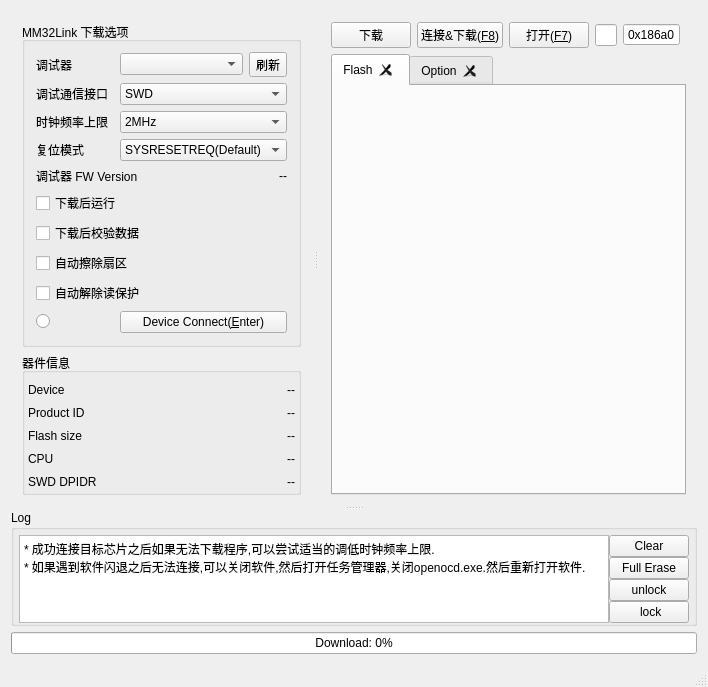
<?xml version="1.0" encoding="UTF-8"?>
<ui version="4.0">
 <class>Programmer</class>
 <widget class="QMainWindow" name="Programmer">
  <property name="geometry">
   <rect>
    <x>0</x>
    <y>0</y>
    <width>674</width>
    <height>637</height>
   </rect>
  </property>
  <property name="windowTitle">
   <string>DAPProgrammer</string>
  </property>
  <widget class="QWidget" name="centralWidget">
   <property name="styleSheet">
    <string notr="true"/>
   </property>
   <layout class="QGridLayout" name="gridLayout_6">
    <item row="0" column="0">
     <widget class="QSplitter" name="splitter_2">
      <property name="orientation">
       <enum>Qt::Vertical</enum>
      </property>
      <widget class="QSplitter" name="splitter">
       <property name="sizePolicy">
        <sizepolicy hsizetype="Expanding" vsizetype="Preferred">
         <horstretch>0</horstretch>
         <verstretch>0</verstretch>
        </sizepolicy>
       </property>
       <property name="orientation">
        <enum>Qt::Horizontal</enum>
       </property>
       <property name="handleWidth">
        <number>8</number>
       </property>
       <widget class="QWidget" name="layoutWidget">
        <layout class="QGridLayout" name="gridLayout_3" rowstretch="0,0" columnstretch="0">
         <item row="0" column="0">
          <widget class="QGroupBox" name="groupBox_2">
           <property name="sizePolicy">
            <sizepolicy hsizetype="Preferred" vsizetype="Preferred">
             <horstretch>1</horstretch>
             <verstretch>0</verstretch>
            </sizepolicy>
           </property>
           <property name="styleSheet">
            <string notr="true"/>
           </property>
           <property name="title">
            <string>MM32Link 下载选项</string>
           </property>
           <layout class="QGridLayout" name="gridLayout_2" rowstretch="0,0,0,0,0,0,0,0,0,0" rowminimumheight="0,0,0,0,0,0,0,0,0,0">
            <property name="topMargin">
             <number>10</number>
            </property>
            <item row="2" column="2" colspan="2">
             <widget class="QComboBox" name="cbbFreq">
              <item>
               <property name="text">
                <string>2MHz</string>
               </property>
              </item>
              <item>
               <property name="text">
                <string>1MHz</string>
               </property>
              </item>
              <item>
               <property name="text">
                <string>500KHz</string>
               </property>
              </item>
              <item>
               <property name="text">
                <string>200KHz</string>
               </property>
              </item>
              <item>
               <property name="text">
                <string>100KHz</string>
               </property>
              </item>
              <item>
               <property name="text">
                <string>50KHz</string>
               </property>
              </item>
              <item>
               <property name="text">
                <string>20KHz</string>
               </property>
              </item>
              <item>
               <property name="text">
                <string>10KHz</string>
               </property>
              </item>
              <item>
               <property name="text">
                <string>5KHz</string>
               </property>
              </item>
             </widget>
            </item>
            <item row="9" column="0">
             <widget class="Led" name="led">
              <property name="colorable" stdset="0">
               <bool>true</bool>
              </property>
             </widget>
            </item>
            <item row="4" column="3">
             <widget class="QLabel" name="lblFWVersion">
              <property name="text">
               <string>--</string>
              </property>
              <property name="alignment">
               <set>Qt::AlignRight|Qt::AlignTrailing|Qt::AlignVCenter</set>
              </property>
             </widget>
            </item>
            <item row="1" column="2" colspan="2">
             <widget class="QComboBox" name="cbbPort">
              <item>
               <property name="text">
                <string>SWD</string>
               </property>
              </item>
              <item>
               <property name="text">
                <string>JTAG</string>
               </property>
              </item>
             </widget>
            </item>
            <item row="5" column="0" colspan="4">
             <widget class="QCheckBox" name="ckbRunAfterProg">
              <property name="text">
               <string>下载后运行</string>
              </property>
             </widget>
            </item>
            <item row="7" column="0" colspan="4">
             <widget class="QCheckBox" name="ckbFullChipErase">
              <property name="text">
               <string>自动擦除扇区</string>
              </property>
             </widget>
            </item>
            <item row="6" column="0" colspan="4">
             <widget class="QCheckBox" name="ckbVerify">
              <property name="text">
               <string>下载后校验数据</string>
              </property>
             </widget>
            </item>
            <item row="8" column="0" colspan="4">
             <widget class="QCheckBox" name="ckbUnlock">
              <property name="text">
               <string>自动解除读保护</string>
              </property>
             </widget>
            </item>
            <item row="9" column="2" colspan="2">
             <widget class="QPushButton" name="btnDeviceConnect">
              <property name="toolTip">
               <string>Enter</string>
              </property>
              <property name="text">
               <string>Device Connect(&amp;Enter)</string>
              </property>
              <property name="shortcut">
               <string>Return</string>
              </property>
              <property name="checkable">
               <bool>true</bool>
              </property>
             </widget>
            </item>
            <item row="0" column="0">
             <widget class="QLabel" name="label">
              <property name="text">
               <string>调试器</string>
              </property>
             </widget>
            </item>
            <item row="0" column="3">
             <widget class="QToolButton" name="btnReflash">
              <property name="styleSheet">
               <string notr="true"/>
              </property>
              <property name="text">
               <string>刷新</string>
              </property>
             </widget>
            </item>
            <item row="0" column="2">
             <widget class="QComboBox" name="cbbSerialNumber"/>
            </item>
            <item row="3" column="0">
             <widget class="QLabel" name="label_4">
              <property name="text">
               <string>复位模式</string>
              </property>
             </widget>
            </item>
            <item row="4" column="0" colspan="3">
             <widget class="QLabel" name="label_5">
              <property name="text">
               <string>调试器 FW Version</string>
              </property>
             </widget>
            </item>
            <item row="1" column="0">
             <widget class="QLabel" name="label_2">
              <property name="text">
               <string>调试通信接口</string>
              </property>
             </widget>
            </item>
            <item row="2" column="0">
             <widget class="QLabel" name="label_3">
              <property name="text">
               <string>时钟频率上限</string>
              </property>
             </widget>
            </item>
            <item row="3" column="2" colspan="2">
             <widget class="QComboBox" name="cbbResetMode">
              <item>
               <property name="text">
                <string>SYSRESETREQ(Default)</string>
               </property>
              </item>
              <item>
               <property name="text">
                <string>VECTRESET</string>
               </property>
              </item>
             </widget>
            </item>
           </layout>
          </widget>
         </item>
         <item row="1" column="0">
          <widget class="QGroupBox" name="groupBox">
           <property name="sizePolicy">
            <sizepolicy hsizetype="Preferred" vsizetype="Preferred">
             <horstretch>1</horstretch>
             <verstretch>0</verstretch>
            </sizepolicy>
           </property>
           <property name="title">
            <string>器件信息</string>
           </property>
           <layout class="QGridLayout" name="gridLayout" columnstretch="1,2">
            <property name="leftMargin">
             <number>3</number>
            </property>
            <property name="topMargin">
             <number>10</number>
            </property>
            <property name="rightMargin">
             <number>3</number>
            </property>
            <property name="bottomMargin">
             <number>3</number>
            </property>
            <property name="horizontalSpacing">
             <number>2</number>
            </property>
            <property name="verticalSpacing">
             <number>9</number>
            </property>
            <item row="3" column="0">
             <widget class="QLabel" name="label_8">
              <property name="text">
               <string>CPU</string>
              </property>
             </widget>
            </item>
            <item row="6" column="0" colspan="2">
             <spacer name="verticalSpacer">
              <property name="orientation">
               <enum>Qt::Vertical</enum>
              </property>
              <property name="sizeHint" stdset="0">
               <size>
                <width>20</width>
                <height>40</height>
               </size>
              </property>
             </spacer>
            </item>
            <item row="0" column="0">
             <widget class="QLabel" name="label_7">
              <property name="text">
               <string>Device</string>
              </property>
             </widget>
            </item>
            <item row="1" column="1">
             <widget class="QLabel" name="lblProductID">
              <property name="text">
               <string>--</string>
              </property>
              <property name="alignment">
               <set>Qt::AlignRight|Qt::AlignTrailing|Qt::AlignVCenter</set>
              </property>
             </widget>
            </item>
            <item row="1" column="0">
             <widget class="QLabel" name="label_9">
              <property name="text">
               <string>Product ID</string>
              </property>
             </widget>
            </item>
            <item row="0" column="1">
             <widget class="QLabel" name="lblDeviceFamily">
              <property name="text">
               <string>--</string>
              </property>
              <property name="alignment">
               <set>Qt::AlignRight|Qt::AlignTrailing|Qt::AlignVCenter</set>
              </property>
             </widget>
            </item>
            <item row="2" column="1">
             <widget class="QLabel" name="lblFlashSize">
              <property name="text">
               <string>--</string>
              </property>
              <property name="alignment">
               <set>Qt::AlignRight|Qt::AlignTrailing|Qt::AlignVCenter</set>
              </property>
             </widget>
            </item>
            <item row="2" column="0">
             <widget class="QLabel" name="label_10">
              <property name="text">
               <string>Flash size</string>
              </property>
             </widget>
            </item>
            <item row="3" column="1">
             <widget class="QLabel" name="lblProcessor">
              <property name="text">
               <string>--</string>
              </property>
              <property name="alignment">
               <set>Qt::AlignRight|Qt::AlignTrailing|Qt::AlignVCenter</set>
              </property>
             </widget>
            </item>
            <item row="4" column="0">
             <widget class="QLabel" name="label_16">
              <property name="text">
               <string>SWD DPIDR</string>
              </property>
             </widget>
            </item>
            <item row="4" column="1">
             <widget class="QLabel" name="lblIDCODE">
              <property name="text">
               <string>--</string>
              </property>
              <property name="alignment">
               <set>Qt::AlignRight|Qt::AlignTrailing|Qt::AlignVCenter</set>
              </property>
             </widget>
            </item>
           </layout>
          </widget>
         </item>
        </layout>
       </widget>
       <widget class="QWidget" name="layoutWidget">
        <layout class="QGridLayout" name="gridLayout_4" rowstretch="0,0" columnstretch="0,0,0,0,0,0" rowminimumheight="0,0">
         <item row="0" column="0">
          <widget class="QPushButton" name="btnDownload">
           <property name="toolTip">
            <string>Ctrl+F8</string>
           </property>
           <property name="text">
            <string>下载</string>
           </property>
           <property name="shortcut">
            <string>Ctrl+F8</string>
           </property>
          </widget>
         </item>
         <item row="0" column="4">
          <widget class="QSpinBox" name="spbAddress">
           <property name="buttonSymbols">
            <enum>QAbstractSpinBox::NoButtons</enum>
           </property>
           <property name="prefix">
            <string>0x</string>
           </property>
           <property name="maximum">
            <number>999999999</number>
           </property>
           <property name="value">
            <number>134217728</number>
           </property>
           <property name="displayIntegerBase">
            <number>16</number>
           </property>
          </widget>
         </item>
         <item row="0" column="3">
          <widget class="QLineEdit" name="txtFilePath">
           <property name="sizePolicy">
            <sizepolicy hsizetype="Expanding" vsizetype="Fixed">
             <horstretch>0</horstretch>
             <verstretch>0</verstretch>
            </sizepolicy>
           </property>
           <property name="acceptDrops">
            <bool>true</bool>
           </property>
           <property name="dragEnabled">
            <bool>true</bool>
           </property>
          </widget>
         </item>
         <item row="1" column="0" colspan="6">
          <widget class="QTabWidget" name="tabOption">
           <property name="acceptDrops">
            <bool>true</bool>
           </property>
           <property name="currentIndex">
            <number>0</number>
           </property>
           <property name="tabsClosable">
            <bool>true</bool>
           </property>
           <property name="movable">
            <bool>true</bool>
           </property>
           <widget class="QWidget" name="flash">
            <attribute name="title">
             <string>Flash</string>
            </attribute>
           </widget>
           <widget class="QWidget" name="optionbytes">
            <attribute name="title">
             <string>Option</string>
            </attribute>
            <layout class="QGridLayout" name="gridLayout_7">
             <property name="leftMargin">
              <number>0</number>
             </property>
             <property name="topMargin">
              <number>0</number>
             </property>
             <property name="rightMargin">
              <number>0</number>
             </property>
             <property name="bottomMargin">
              <number>0</number>
             </property>
             <property name="horizontalSpacing">
              <number>0</number>
             </property>
             <property name="verticalSpacing">
              <number>6</number>
             </property>
             <item row="1" column="1">
              <widget class="QPushButton" name="pushButton_2">
               <property name="text">
                <string>恢复设置</string>
               </property>
              </widget>
             </item>
             <item row="1" column="0">
              <widget class="QPushButton" name="pushButton">
               <property name="text">
                <string>设定写保护</string>
               </property>
              </widget>
             </item>
             <item row="0" column="0" colspan="2">
              <widget class="QGroupBox" name="groupBox_7">
               <property name="title">
                <string>写保护</string>
               </property>
               <layout class="QGridLayout" name="gridLayout_8">
                <property name="leftMargin">
                 <number>0</number>
                </property>
                <property name="topMargin">
                 <number>10</number>
                </property>
                <property name="rightMargin">
                 <number>0</number>
                </property>
                <property name="bottomMargin">
                 <number>0</number>
                </property>
                <item row="0" column="0">
                 <widget class="QTableWidget" name="tblWRP">
                  <column>
                   <property name="text">
                    <string>名字</string>
                   </property>
                  </column>
                  <column>
                   <property name="text">
                    <string>值</string>
                   </property>
                  </column>
                  <column>
                   <property name="text">
                    <string>描述</string>
                   </property>
                  </column>
                 </widget>
                </item>
               </layout>
              </widget>
             </item>
            </layout>
           </widget>
          </widget>
         </item>
         <item row="0" column="2">
          <widget class="QPushButton" name="btnOpen">
           <property name="toolTip">
            <string>F7</string>
           </property>
           <property name="text">
            <string>打开(&amp;F&amp;7)</string>
           </property>
           <property name="shortcut">
            <string>F7</string>
           </property>
          </widget>
         </item>
         <item row="0" column="1">
          <widget class="QPushButton" name="btnNetDownload">
           <property name="toolTip">
            <string>F8</string>
           </property>
           <property name="text">
            <string>连接&amp;&amp;下载(&amp;F&amp;8)</string>
           </property>
           <property name="shortcut">
            <string>F8</string>
           </property>
          </widget>
         </item>
        </layout>
       </widget>
      </widget>
      <widget class="QGroupBox" name="groupBox_3">
       <property name="title">
        <string>Log</string>
       </property>
       <layout class="QGridLayout" name="gridLayout_5" columnstretch="10,0">
        <property name="leftMargin">
         <number>5</number>
        </property>
        <property name="topMargin">
         <number>5</number>
        </property>
        <property name="rightMargin">
         <number>5</number>
        </property>
        <property name="bottomMargin">
         <number>0</number>
        </property>
        <property name="spacing">
         <number>0</number>
        </property>
        <item row="0" column="1">
         <widget class="QPushButton" name="btnClearLog">
          <property name="text">
           <string>Clear</string>
          </property>
         </widget>
        </item>
        <item row="4" column="1">
         <widget class="QPushButton" name="btnUnlock">
          <property name="text">
           <string>unlock</string>
          </property>
         </widget>
        </item>
        <item row="7" column="1">
         <spacer name="verticalSpacer_2">
          <property name="orientation">
           <enum>Qt::Vertical</enum>
          </property>
          <property name="sizeHint" stdset="0">
           <size>
            <width>20</width>
            <height>40</height>
           </size>
          </property>
         </spacer>
        </item>
        <item row="2" column="1">
         <widget class="QPushButton" name="btnFullErase">
          <property name="text">
           <string>Full Erase</string>
          </property>
         </widget>
        </item>
        <item row="6" column="1">
         <widget class="QPushButton" name="btnLock">
          <property name="text">
           <string> lock</string>
          </property>
         </widget>
        </item>
        <item row="5" column="1">
         <spacer name="verticalSpacer_3">
          <property name="orientation">
           <enum>Qt::Vertical</enum>
          </property>
          <property name="sizeHint" stdset="0">
           <size>
            <width>20</width>
            <height>40</height>
           </size>
          </property>
         </spacer>
        </item>
        <item row="3" column="1">
         <spacer name="verticalSpacer_4">
          <property name="orientation">
           <enum>Qt::Vertical</enum>
          </property>
          <property name="sizeHint" stdset="0">
           <size>
            <width>20</width>
            <height>40</height>
           </size>
          </property>
         </spacer>
        </item>
        <item row="1" column="1">
         <spacer name="verticalSpacer_5">
          <property name="orientation">
           <enum>Qt::Vertical</enum>
          </property>
          <property name="sizeHint" stdset="0">
           <size>
            <width>20</width>
            <height>40</height>
           </size>
          </property>
         </spacer>
        </item>
        <item row="0" column="0" rowspan="8">
         <widget class="QPlainTextEdit" name="txtLog">
          <property name="acceptDrops">
           <bool>false</bool>
          </property>
          <property name="plainText">
           <string>* 成功连接目标芯片之后如果无法下载程序,可以尝试适当的调低时钟频率上限.
* 如果遇到软件闪退之后无法连接,可以关闭软件,然后打开任务管理器,关闭openocd.exe.然后重新打开软件.
</string>
          </property>
         </widget>
        </item>
       </layout>
      </widget>
     </widget>
    </item>
    <item row="1" column="0">
     <widget class="QProgressBar" name="pgb">
      <property name="value">
       <number>0</number>
      </property>
      <property name="format">
       <string>Download: %p%</string>
      </property>
     </widget>
    </item>
   </layout>
  </widget>
  <widget class="QMenuBar" name="menuBar">
   <property name="geometry">
    <rect>
     <x>0</x>
     <y>0</y>
     <width>674</width>
     <height>22</height>
    </rect>
   </property>
  </widget>
  <widget class="QStatusBar" name="statusBar"/>
 </widget>
 <layoutdefault spacing="6" margin="11"/>
 <customwidgets>
  <customwidget>
   <class>Led</class>
   <extends>QRadioButton</extends>
   <header>led.h</header>
  </customwidget>
 </customwidgets>
 <tabstops>
  <tabstop>cbbSerialNumber</tabstop>
  <tabstop>btnReflash</tabstop>
  <tabstop>cbbPort</tabstop>
  <tabstop>cbbFreq</tabstop>
  <tabstop>cbbResetMode</tabstop>
  <tabstop>ckbRunAfterProg</tabstop>
  <tabstop>ckbVerify</tabstop>
  <tabstop>ckbFullChipErase</tabstop>
  <tabstop>ckbUnlock</tabstop>
  <tabstop>btnDeviceConnect</tabstop>
  <tabstop>btnDownload</tabstop>
  <tabstop>btnNetDownload</tabstop>
  <tabstop>btnOpen</tabstop>
  <tabstop>txtFilePath</tabstop>
  <tabstop>spbAddress</tabstop>
  <tabstop>tabOption</tabstop>
  <tabstop>btnClearLog</tabstop>
  <tabstop>btnFullErase</tabstop>
  <tabstop>btnUnlock</tabstop>
  <tabstop>btnLock</tabstop>
  <tabstop>pushButton</tabstop>
  <tabstop>pushButton_2</tabstop>
  <tabstop>txtLog</tabstop>
  <tabstop>tblWRP</tabstop>
  <tabstop>led</tabstop>
 </tabstops>
 <resources/>
 <connections>
  <connection>
   <sender>btnClearLog</sender>
   <signal>clicked()</signal>
   <receiver>txtLog</receiver>
   <slot>clear()</slot>
   <hints>
    <hint type="sourcelabel">
     <x>661</x>
     <y>503</y>
    </hint>
    <hint type="destinationlabel">
     <x>518</x>
     <y>529</y>
    </hint>
   </hints>
  </connection>
 </connections>
</ui>
